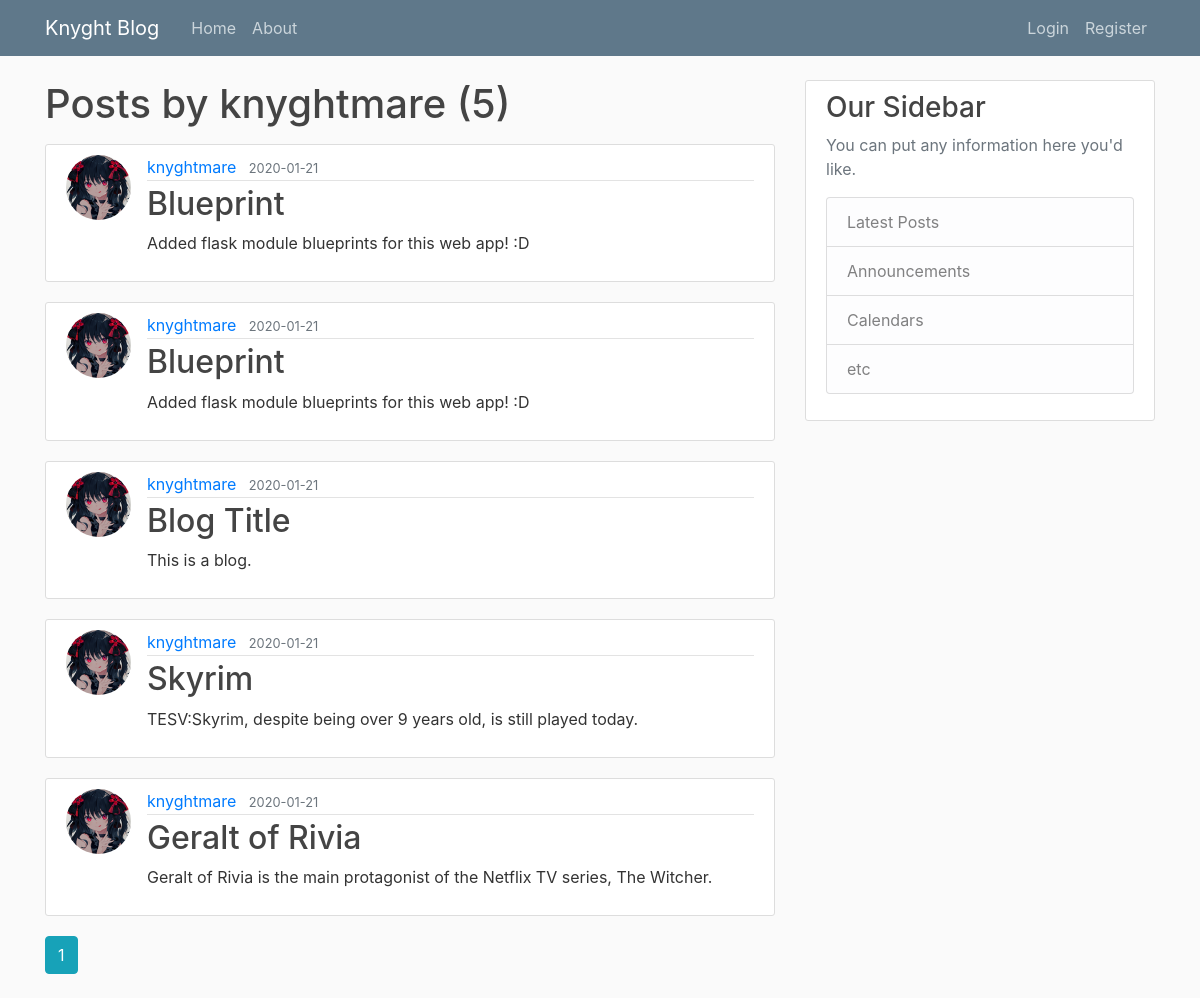
/user/knyghtmare, run on the app's committed database.
### knyghtblog/models.py (models this page shows, shortened)
class User(db.Model, UserMixin):
    id = db.Column(db.Integer, primary_key=True)
    username = db.Column(db.String(20), unique=True, nullable=False)
    email = db.Column(db.String(120), unique=True, nullable=False)
    image_file = db.Column(db.String(20), nullable=False, default='default.jpg')
    password = db.Column(db.String(60), nullable=False)
    posts = db.relationship('Post', backref='author', lazy=True)

class Post(db.Model):
    id = db.Column(db.Integer, primary_key=True)
    title = db.Column(db.String(100), nullable=False)
    date_posted = db.Column(db.DateTime, nullable=False, default=datetime.utcnow)
    content = db.Column(db.Text, nullable=False)
    user_id = db.Column(db.Integer, db.ForeignKey('user.id'), nullable=False)

### knyghtblog/users/routes.py (the view)
@users.route("/user/<string:username>")
def user_posts(username):
    page = request.args.get('page', 1, type=int)
    user = User.query.filter_by(username=username).first_or_404()
    posts = Post.query.filter_by(author=user)\
        .order_by(Post.date_posted.desc())\
        .paginate(page=page, per_page=5)
    return render_template('user_posts.html', posts=posts, user=user)

### knyghtblog/templates/user_posts.html
{% extends "layout.html" %}
{% block content %}
    <h1 class="mb-3">Posts by {{ user.username }} ({{ posts.total }})</h1>
    {% for post in posts.items %}
        <article class="media content-section">
          <img class="rounded-circle article-img" src="{{ url_for('static', filename='profile_pics/' + post.author.image_file) }}">
          <div class="media-body">
            <div class="article-metadata">
              <a class="mr-2" href="{{ url_for('users.user_posts', username=post.author.username) }}">{{ post.author.username }}</a>
              <small class="text-muted">{{ post.date_posted.strftime('%Y-%m-%d') }}</small>
            </div>
            <h2><a class="article-title" href="{{ url_for('posts.post', post_id=post.id) }}">{{ post.title }}</a></h2>
            <p class="article-content">{{ post.content }}</p>
          </div>
        </article>
    {% endfor %}
    {% for page_num in posts.iter_pages(left_edge=1, right_edge=1, left_current=1, right_current=2) %}
      {% if page_num %}
        {% if posts.page == page_num %}
          <a class="btn btn-info mb-4" href="{{ url_for('users.user_posts', username=user.username, page=page_num) }}">{{ page_num }}</a>
        {% else %}
          <a class="btn btn-outline-info mb-4" href="{{ url_for('users.user_posts', username=user.username, page=page_num) }}">{{ page_num }}</a>
        {% endif %}
      {% else %}
        ...
      {% endif %}
    {% endfor %}
{% endblock content %}

### knyghtblog/static/main.css (style rules this page uses)
body { background: #fafafa; color: #333333; margin-top: 5rem; }
h1, h2, h3, h4, h5, h6 { color: #444444; }
.content-section { background: #ffffff; padding: 10px 20px; border: 1px solid #dddddd; border-radius: 3px; margin-bottom: 20px; }
.article-title { color: #444444; }
.article-content { white-space: pre-line; }
.article-img { height: 65px; width: 65px; margin-right: 16px; }
.article-metadata { padding-bottom: 1px; margin-bottom: 4px; border-bottom: 1px solid #e3e3e3 }

### data on the page
User: username "knyghtmare"
Post: image_file (picture), author.username "knyghtmare", date_posted "2020-01-21", title "Blueprint", content "Added flask module blueprints for this web app! :D"
Post: image_file (picture), author.username "knyghtmare", date_posted "2020-01-21", title "Blueprint", content "Added flask module blueprints for this web app! :D"
Post: image_file (picture), author.username "knyghtmare", date_posted "2020-01-21", title "Blog Title", content "This is a blog."
Post: image_file (picture), author.username "knyghtmare", date_posted "2020-01-21", title "Skyrim", content "TESV:Skyrim, despite being over 9 years old, is still played today."
Post: image_file (picture), author.username "knyghtmare", date_posted "2020-01-21", title "Geralt of Rivia", content "Geralt of Rivia is the main protagonist of the Netflix TV series, The Witcher."

### other printed values
{{ posts.total }} "5"
{{ page_num }} "1"
